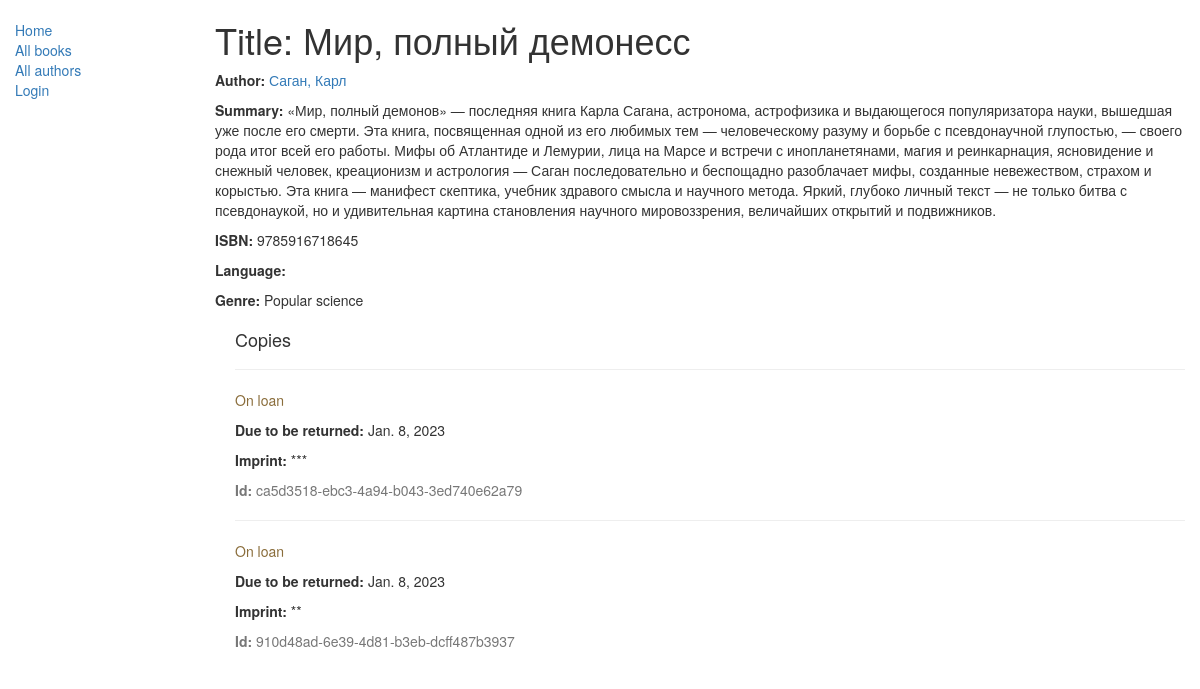
/catalog/book/1, run on the app's committed database.
### catalog/models.py (models this page shows, shortened)
class Book(models.Model):
    title = models.CharField(max_length=200)
    author = models.ForeignKey('Author', on_delete=models.SET_NULL, null=True)
    summary = models.TextField(max_length=1000, help_text="Enter a brief description of the book")
    isbn = models.CharField('ISBN', max_length=13, help_text='13 '
                                                             'Character <a href="https://www.isbn-'
                                                             'international.org/content/what-isbn">ISBN number</a>')
    genre = models.ManyToManyField(Genre, help_text="Select a genre for this book")
    def display_genre(self):
        """
        Creates a string for the Genre. This is required to display genre in Admin
        """
        return ',  '.join([genre.name for genre in self.genre.all()[:3]])
    display_genre.short_description = 'Genre'

class Author(models.Model):
    first_name = models.CharField(max_length=100)
    last_name = models.CharField(max_length=100)
    date_of_birth = models.DateField(null=True, blank=True)
    date_of_death = models.DateField('died', null=True, blank=True)
    def get_absolute_url(self):
        return reverse('author-detail', args=[str(self.id)])
    def __str__(self):
        return f'{self.last_name}, {self.first_name}'
    class Meta:
        ordering = ['last_name']

class Genre(models.Model):
    name = models.CharField(max_length=200, help_text="Enter a book genre (e/g/ Science Fiction, French poetry etc.)")
    def __str__(self):
        return self.name

class BookInstance(models.Model):
    id = models.UUIDField(primary_key=True, default=uuid.uuid4, help_text='Unique ID for this particular book across'
                                                                          'whole library')
    book = models.ForeignKey('Book', on_delete=models.SET_NULL, null=True)
    imprint = models.CharField(max_length=200)
    due_back = models.DateField(null=True, blank=True)
    borrower = models.ForeignKey(User, on_delete=models.SET_NULL, null=True, blank=True)
    LOAN_STATUS = (
        ('m', 'Maintenance'),
        ('o', 'On loan'),
        ('a', 'Available'),
        ('r', 'Reserved'),
    )
    status = models.CharField(max_length=1, choices=LOAN_STATUS, blank=True, help_text='Book availability')
    class Meta:
        ordering = ['due_back']
        permissions = (('can_mark_returned', 'Set book as returned'),)

### catalog/views.py (the view)
# urls.py: path('book/<int:pk>', views.BookDetailView.as_view(), name='book-detail'),
class BookDetailView(generic.DetailView):
    model = Book

### catalog/templates/catalog/book_detail.html (shortened to what this page needs)
{% extends "base_generic.html" %}
{% block content %}
  <h1>Title: {{ book.title }}</h1>
  <p><strong>Author:</strong> <a href="{{ book.author.get_absolute_url }}">{{ book.author }}</a></p>
  <p><strong>Summary:</strong> {{ book.summary }}</p>
  <p><strong>ISBN:</strong> {{ book.isbn }}</p>
  <p><strong>Language:</strong> {{ book.language }}</p>
  <p><strong>Genre:</strong> {{ book.genre.all|join:", " }}</p>
  <div style="margin-left:20px;margin-top:20px">
    <h4>Copies</h4>
    {% for copy in book.bookinstance_set.all %}
      <hr>
      <p class="{% if copy.status == 'a' %}text-success{% elif copy.status == 'm' %}text-danger{% else %}text-warning{% endif %}">
        {{ copy.get_status_display }}
      </p>
      {% if copy.status != 'a' %}
        <p><strong>Due to be returned:</strong> {{ copy.due_back }}</p>
      {% endif %}
      <p><strong>Imprint:</strong> {{ copy.imprint }}</p>
      <p class="text-muted"><strong>Id:</strong> {{ copy.id }}</p>
    {% endfor %}
  </div>
{% endblock %}

### data on the page
Book: title "Мир, полный демонесс", author "Саган, Карл", summary "«Мир, полный демонов» — последняя книга Карла Сагана, астронома, астрофизика и выдающегося популяризатора науки, вышедшая уже после его смерти. Эта книга, посвященная одной из его любимых тем — человеческому разуму и борьбе с псевдонаучной глупостью, — своего рода итог всей его работы. Мифы об Атлантиде и Лемурии, лица на Марсе и встречи с инопланетянами, магия и реинкарнация, ясновидение и снежный человек, креационизм и астрология — Саган последовательно и беспощадно разоблачает мифы, созданные невежеством, страхом и корыстью. Эта книга — манифест скептика, учебник здравого смысла и научного метода. Яркий, глубоко личный текст — не только битва с псевдонаукой, но и удивительная картина…", isbn "9785916718645", genre.all "Popular science"
BookInstance: status "On loan", due_back "Jan. 8, 2023", imprint "***", id "ca5d3518-ebc3-4a94-b043-3ed740e62a79"
BookInstance: status "On loan", due_back "Jan. 8, 2023", imprint "**", id "910d48ad-6e39-4d81-b3eb-dcff487b3937"
